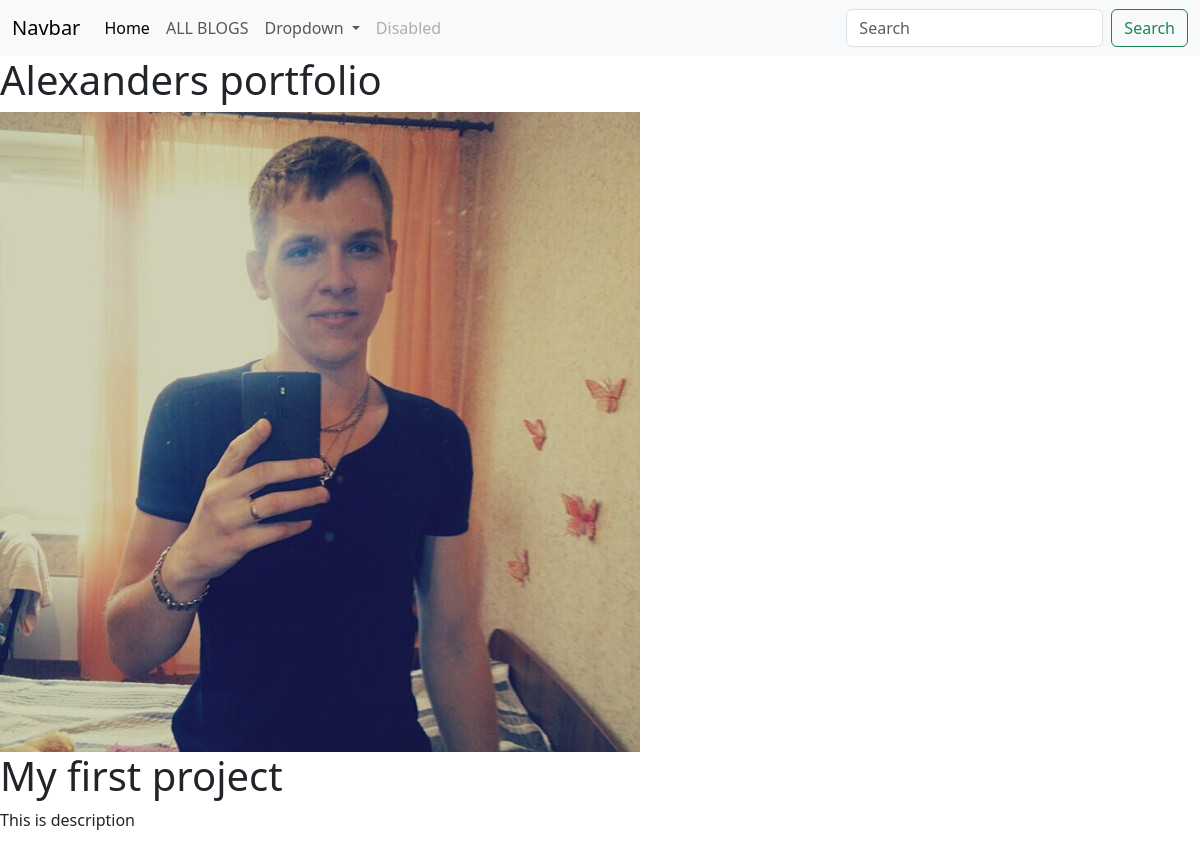
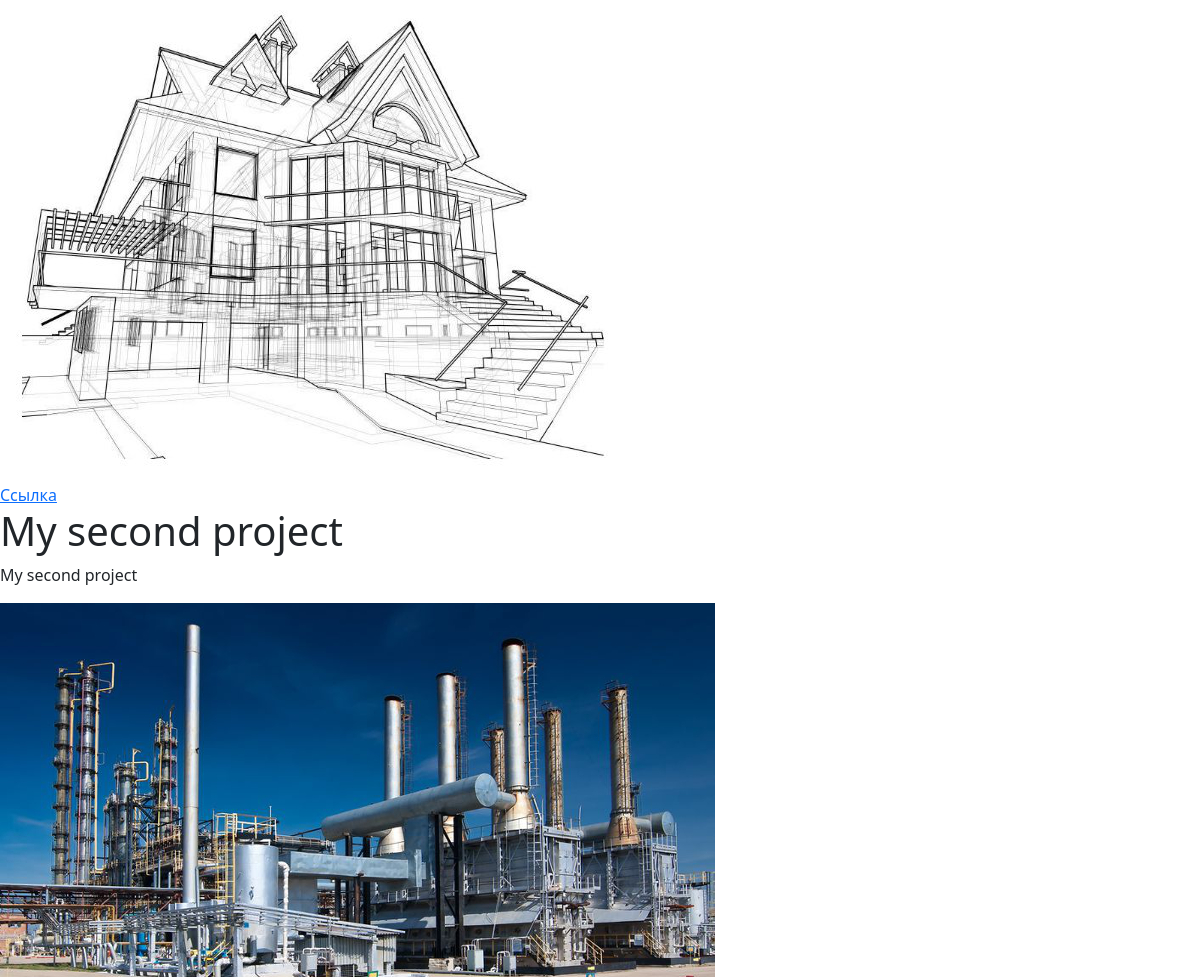
The page / on the database its author committed (2 pictures, top to bottom).
### portfolio/models.py (models this page shows)
class Project(models.Model):
    title=models.CharField(max_length=100)
    description=models.CharField(max_length=250)
    image=models.ImageField(upload_to='portfolio/images/')
    url=models.URLField(blank=True)

### portfolio/views.py (the view)
# urls.py: 2. Add a URL to urlpatterns:  path('', views.home, name='home')
def home(request):
    projects=Project.objects.all()
    return render(request,'portfolio/home.html',{'projects':projects})

### portfolio/templates/portfolio/home.html
{% extends 'portfolio/base.html' %}
{% load static %}
{% block content %}
<h1>Alexanders portfolio</h1>
<img src="{% static 'portfolio/frolov10021990_11296846_365394586997171_1089227612_n.jpg' %}">
{% for project in projects %}
    <h1>{{ project.title }}</h1>
    <p>{{ project.description }}</p>
    <img src="{{ project.image.url }}">
    <br>
    {% if project.url %}
    <a href="{{ project.url }}">Ссылка</a>
    {% endif %}
{% endfor %}
{% endblock content %}

### portfolio/templates/portfolio/base.html (shortened to what this page needs)
<!doctype html>
<html lang="en">
  <head>
    <link href="https://cdn.jsdelivr.net/npm/bootstrap@5.3.0-alpha1/dist/css/bootstrap.min.css" rel="stylesheet">
  </head>
  <body>
  <nav class="navbar navbar-expand-lg bg-body-tertiary">
  <div class="container-fluid">
    <a class="navbar-brand" href="#">Navbar</a>
    <div class="collapse navbar-collapse" id="navbarSupportedContent">
      <ul class="navbar-nav me-auto mb-2 mb-lg-0">
        <li class="nav-item">
          <a class="nav-link active" aria-current="page" href="/">Home</a>
        </li>
        <li class="nav-item">
          <a class="nav-link" href="{% url 'blog:all_blogs' %}">ALL BLOGS</a>
        </li>
        <li class="nav-item dropdown">
          <a class="nav-link dropdown-toggle" href="#" role="button" data-bs-toggle="dropdown" aria-expanded="false">
            Dropdown
          </a>
        </li>
        <li class="nav-item">
          <a class="nav-link disabled">Disabled</a>
        </li>
      </ul>
      <form class="d-flex" role="search">
        <input class="form-control me-2" type="search" placeholder="Search" aria-label="Search">
        <button class="btn btn-outline-success" type="submit">Search</button>
      </form>
    </div>
  </div>
</nav>
    {% block content %}
    {% endblock content %}
  </body>
</html>

### rows shown on the page
Project: title "My first project", description "This is description", image (picture)
Project: title "My second project", description "My second project", image (picture)
